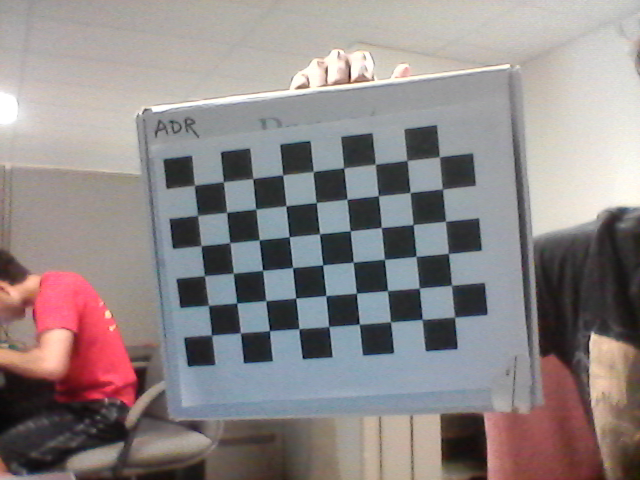
#> input picture calibration/calib_images/cal_img_0.png, 640 x 480 px
$ python calibration.py --dir calib_images
#> lines starting #> are read from the running program, lines starting #| are printed output that depends on the picture; after the words box and inside, x2 and y2 are one past the last pixel; in counts of white or black regions, pixels touching at a corner belong together; long printed decimals are rounded
'''
Sample Usage:-
python calibration.py --dir calib_images/ --square_size 0.03
Width of checkerboard: If there are 10 boxes in the row, Width of checkerboard = 9
Height of checkerboard: If there are 7 boxes in the column, Height of checkerboard = 6
square_size: measurement of on edge of one box in meters
'''

import numpy as np
import cv2
import os
import argparse


def calibrate(dirpath, square_size, width, height, visualize=False):
    """ Apply camera calibration operation for images in the given directory path. """
#> called with dirpath = 'calib_images', square_size = 1, width = 9, height = 6, visualize = False

    # termination criteria
    criteria = (cv2.TERM_CRITERIA_EPS + cv2.TERM_CRITERIA_MAX_ITER, 30, 0.001)

    # prepare object points, like (0,0,0), (1,0,0), (2,0,0) ....,(8,6,0)
    objp = np.zeros((height*width, 3), np.float32)
    objp[:, :2] = np.mgrid[0:width, 0:height].T.reshape(-1, 2)

    objp = objp * square_size

    # Arrays to store object points and image points from all the images.
    objpoints = []  # 3d point in real world space
    imgpoints = []  # 2d points in image plane.

    images = os.listdir(dirpath)

    for fname in images:
        img = cv2.imread(os.path.join(dirpath, fname))
#> img is the input picture: shape (480, 640, 3); mean B, G, R 134.7, 134.7, 142.2
        gray = cv2.cvtColor(img, cv2.COLOR_BGR2GRAY)
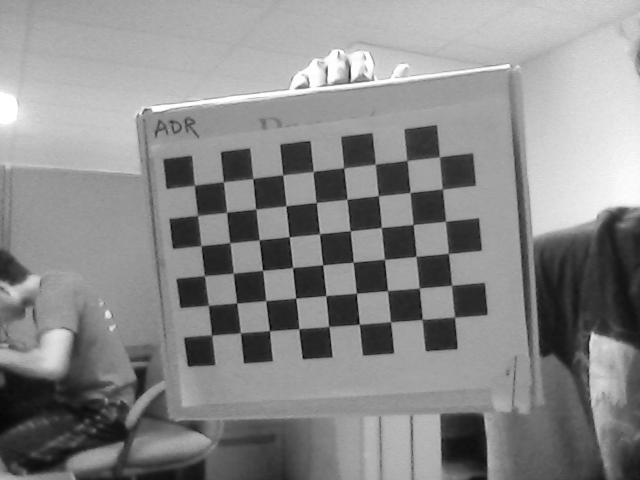
#> gray: shape (480, 640); min 3, max 255, mean 137

        # Find the chess board corners
        ret, corners = cv2.findChessboardCorners(gray, (width, height), None)
#> ret = True; corners = 54 rows, first 8: [195.3, 184.3], [224.1, 182.8], [252.5, 180], [283.2, 175.7], [313, 171.8], [344.1, 170], [374.7, 164.7], [406.2, 159.2]

        # If found, add object points, image points (after refining them)
        if ret:
            objpoints.append(objp)

            corners2 = cv2.cornerSubPix(gray, corners, (11, 11), (-1, -1), criteria)
#> corners2 = 54 rows, first 8: [194.3, 185.2], [223.4, 181.7], [252.7, 178.5], [282.7, 174.8], [313.2, 171.4], [343.7, 167.8], [375.3, 164.2], [406.9, 160.4]
            imgpoints.append(corners2)

            # Draw and display the corners
            img = cv2.drawChessboardCorners(img, (width, height), corners2, ret)
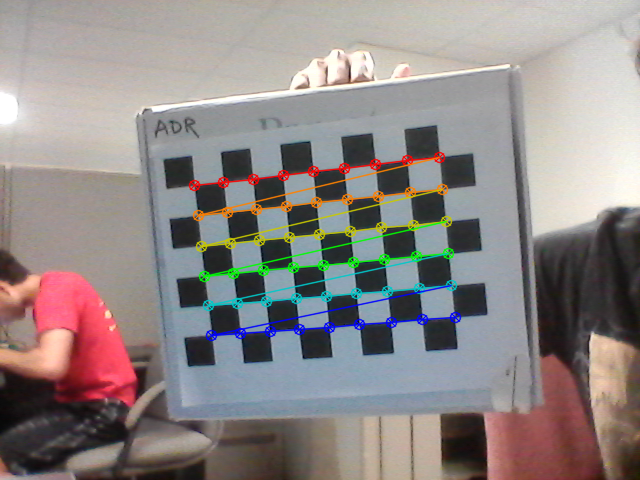
#> img: shape (480, 640, 3); 3.93% of pixels changed, all inside (x1, y1, x2, y2) = (188, 151, 462, 342)

            if visualize:
                cv2.imshow('img',img)
                cv2.waitKey(0)
        else:
                print("Not found")


    ret, mtx, dist, rvecs, tvecs = cv2.calibrateCamera(objpoints, imgpoints, gray.shape[::-1], None, None)
#> ret = 0.171; mtx = [[308.1, 0, 320], [0, 313.6, 213.7], [0, 0, 1]]; dist = [[0.0606, -0.49, 0.00148, 0.00052, 1.02]]; rvecs = ([0.0332, 0.079, -0.104],); tvecs = ([-4.2, -0.938, 10.29],)

    return [ret, mtx, dist, rvecs, tvecs]


if __name__ == '__main__':
    ap = argparse.ArgumentParser()
    ap.add_argument("-d", "--dir", required=True, help="Path to folder containing checkerboard images for calibration")
    ap.add_argument("-w", "--width", type=int, help="Width of checkerboard (default=9)",  default=9)
    ap.add_argument("-t", "--height", type=int, help="Height of checkerboard (default=6)", default=6)
    ap.add_argument("-s", "--square_size", type=float, default=1, help="Length of one edge (in metres)") #0.03
    ap.add_argument("-v", "--visualize", type=str, default="False", help="To visualize each checkerboard image")
    args = vars(ap.parse_args())

    dirpath = args['dir']
    # 2.4 cm == 0.024 m
    # square_size = 0.024
    square_size = args['square_size']

    width = args['width']
    height = args['height']

    if args["visualize"].lower() == "true":
        visualize = True
    else:
        visualize = False

    ret, mtx, dist, rvecs, tvecs = calibrate(dirpath, square_size, visualize=visualize, width=width, height=height)
#> ret = 0.171; mtx = [[308.1, 0, 320], [0, 313.6, 213.7], [0, 0, 1]]; dist = [[0.0606, -0.49, 0.00148, 0.00052, 1.02]]; rvecs = ([0.0332, 0.079, -0.104],); tvecs = ([-4.2, -0.938, 10.29],)
    matrix_path = "calibration_matrices"
    print("Calibration Matrix: \n", mtx)
#| Calibration Matrix:
#|  [[308.122   0.         320.013 ]
#|  [  0.         313.628 213.663]
#|  [  0.           0.           1.        ]]
    print("Distortion Coefficients: \n", dist)
#| Distortion Coefficients:
#|  [[ 6.06456068e-02 -4.90176267e-01  1.48493393e-03  5.20015350e-04
#|    1.01806485e+00]]

    np.save(matrix_path + "/calibration_matrix", mtx)
    np.save(matrix_path + "/distortion_coefficients", dist)
    print("Saved in", matrix_path, "folder.")
